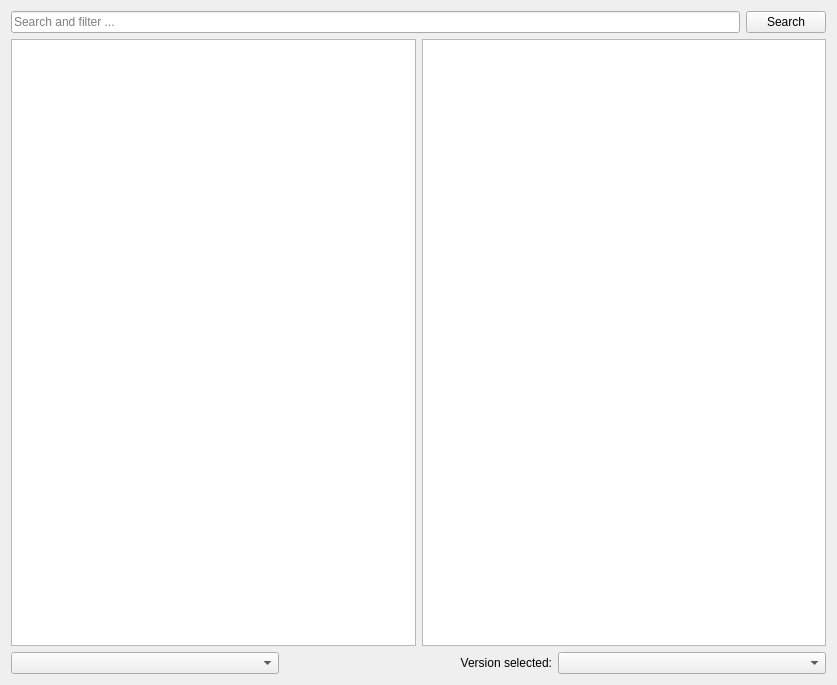
<?xml version="1.0" encoding="UTF-8"?>
<ui version="4.0">
  <class>CFPage</class>
  <widget class="QWidget" name="CFPage">
    <property name="geometry">
      <rect>
        <x>0</x>
        <y>0</y>
        <width>837</width>
        <height>685</height>
      </rect>
    </property>
    <layout class="QGridLayout" name="gridLayout">
      <item row="1" column="0" colspan="2">
        <layout class="QGridLayout" name="gridLayout_3">
          <item row="1" column="0">
            <widget class="QListView" name="packView">
              <property name="iconSize">
                <size>
                  <width>48</width>
                  <height>48</height>
                </size>
              </property>
              <property name="horizontalScrollBarPolicy">
                <enum>Qt::ScrollBarAlwaysOff</enum>
              </property>
              <property name="alternatingRowColors">
                <bool>true</bool>
              </property>
            </widget>
          </item>
          <item row="1" column="1">
            <widget class="QTextBrowser" name="packDescription">
              <property name="openExternalLinks">
                <bool>true</bool>
              </property>
              <property name="openLinks">
                <bool>true</bool>
              </property>
            </widget>
          </item>
        </layout>
      </item>
      <item row="2" column="0" colspan="2">
        <layout class="QGridLayout" name="gridLayout_4" columnstretch="0,0,0" rowminimumheight="0" columnminimumwidth="0,0,0">
          <item row="0" column="2">
            <widget class="QComboBox" name="versionSelectionBox"/>
          </item>
          <item row="0" column="1">
            <widget class="QLabel" name="label">
              <property name="text">
                <string>Version selected:</string>
              </property>
              <property name="alignment">
                <set>Qt::AlignRight|Qt::AlignTrailing|Qt::AlignVCenter</set>
              </property>
            </widget>
          </item>
          <item row="0" column="0">
            <widget class="QComboBox" name="sortByBox"/>
          </item>
        </layout>
      </item>
      <item row="0" column="1">
        <widget class="QPushButton" name="searchButton">
          <property name="text">
            <string>Search</string>
          </property>
        </widget>
      </item>
      <item row="0" column="0">
        <widget class="QLineEdit" name="searchEdit">
          <property name="placeholderText">
            <string>Search and filter ...</string>
          </property>
        </widget>
      </item>
    </layout>
  </widget>
  <tabstops>
    <tabstop>searchEdit</tabstop>
    <tabstop>searchButton</tabstop>
    <tabstop>packView</tabstop>
    <tabstop>packDescription</tabstop>
    <tabstop>sortByBox</tabstop>
    <tabstop>versionSelectionBox</tabstop>
  </tabstops>
  <resources/>
  <connections/>
</ui>
